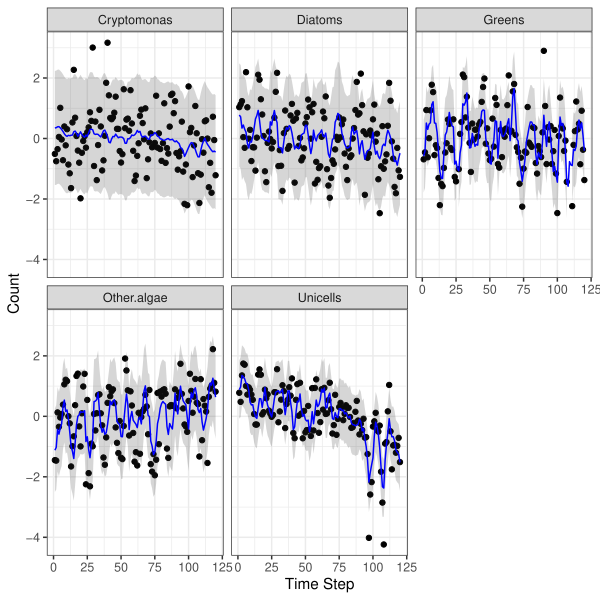

Write R code to recreate this figure.
###################################################
### code chunk number 37: Cs25d_plotwithaugment
###################################################
require(ggplot2)
alpha <- 0.05
theme_set(theme_bw())
d <- residuals(the.fit, type = "tT")
d$up <- qnorm(1 - alpha / 2) * d$.sigma + d$.fitted
d$lo <- qnorm(alpha / 2) * d$.sigma + d$.fitted
ggplot(data = subset(d, name=="model")) +
  geom_point(aes(t, value)) +
  geom_ribbon(aes(x = t, ymin = lo, ymax = up), linetype = 2, alpha = 0.2) +
  geom_line(aes(t, .fitted), col="blue") +
  facet_wrap(~.rownames) +
  xlab("Time Step") +
  ylab("Count")
